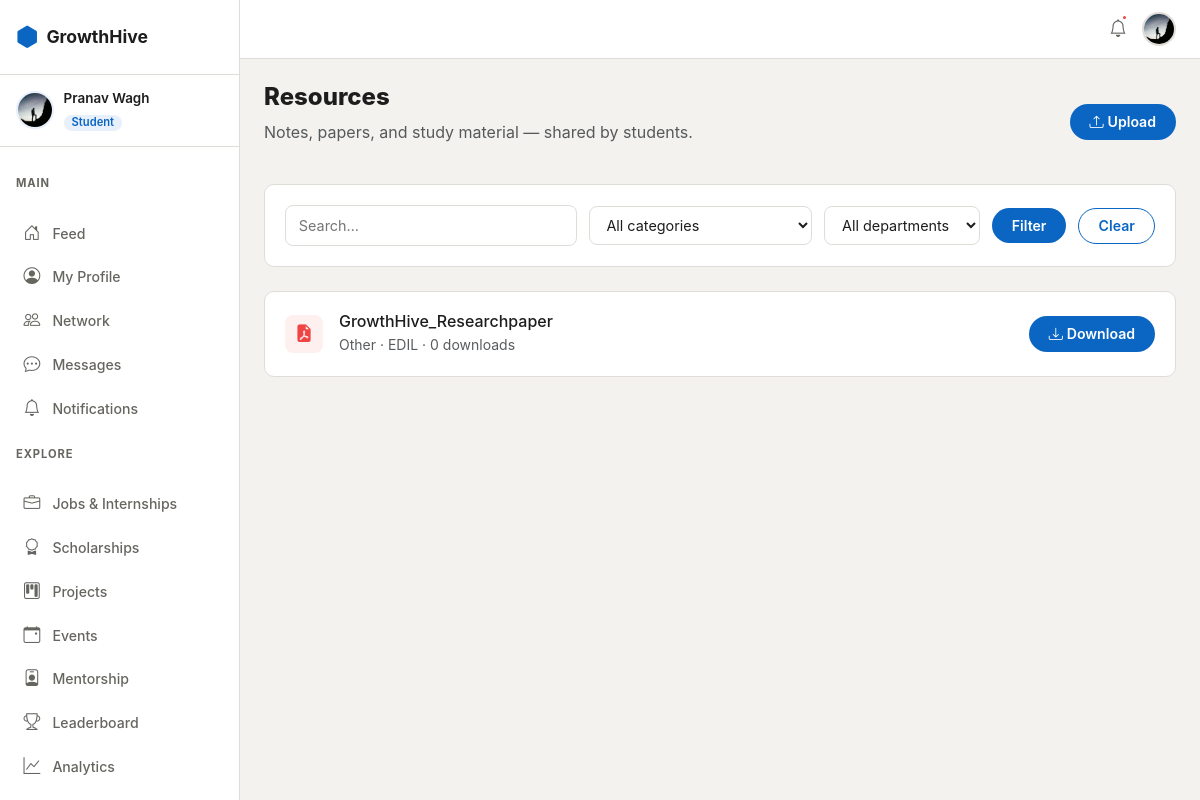
The app's page /resources/ (signed in), older data.
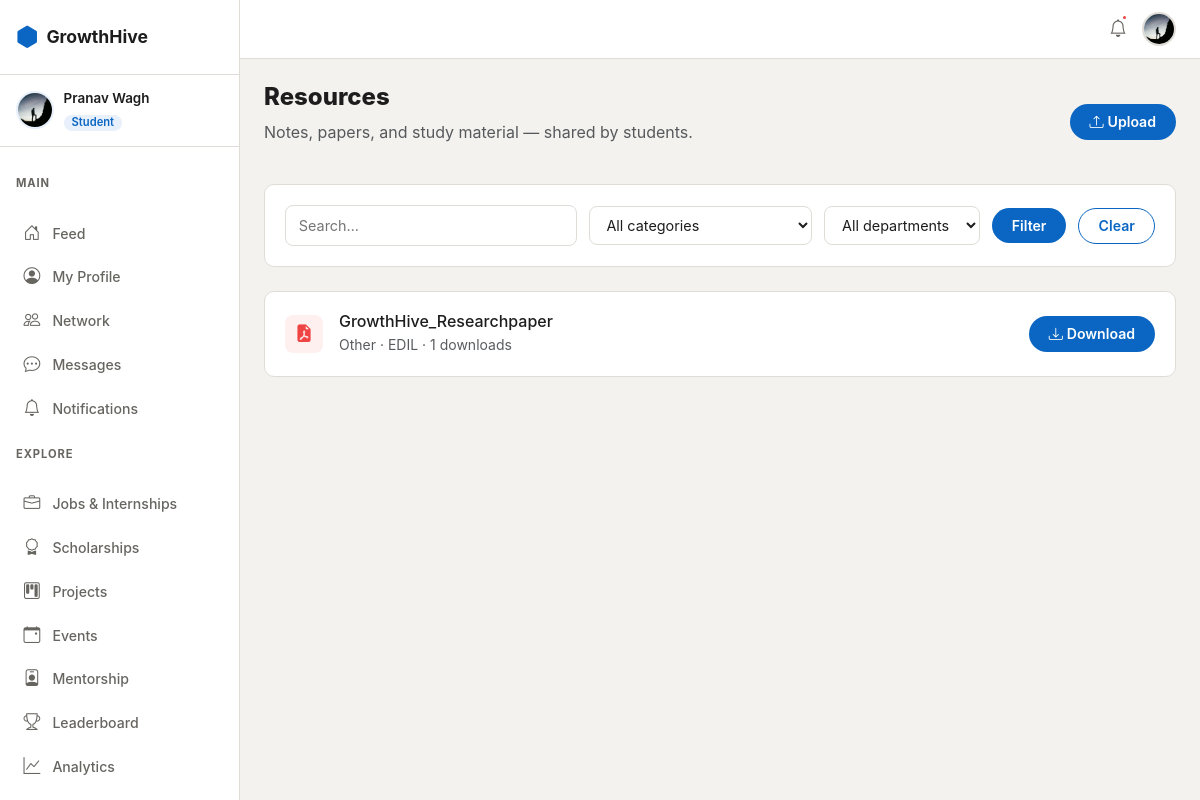
The same page, newer data.
### apps/resources/models.py (models this page shows, shortened)
class Resource(models.Model):
    uploaded_by  = models.ForeignKey(
        settings.AUTH_USER_MODEL, on_delete=models.CASCADE, related_name='resources'
    )
    title        = models.CharField(max_length=200)
    description  = models.TextField(blank=True)
    category     = models.CharField(max_length=30, choices=ResourceCategory.choices, default=ResourceCategory.NOTES)
    department   = models.ForeignKey(
        'accounts.Department', on_delete=models.SET_NULL, null=True, blank=True
    )
    subject      = models.CharField(max_length=200, blank=True)
    file         = models.FileField(upload_to='resources/')
    download_count = models.PositiveIntegerField(default=0)
    created_at   = models.DateTimeField(auto_now_add=True)
    class Meta:
        ordering = ['-created_at']

### apps/resources/views.py (the view)
# urls.py: path('',                    views.resource_list_view,    name='list'),
@student_required
@verified_required
def resource_list_view(request):
    resources = Resource.objects.select_related('uploaded_by', 'department')
    category = request.GET.get('category', '')
    dept     = request.GET.get('dept', '')
    q        = request.GET.get('q', '')
    if category:
        resources = resources.filter(category=category)
    if dept:
        resources = resources.filter(department_id=dept)
    if q:
        resources = resources.filter(title__icontains=q)
    from apps.accounts.models import Department
    departments = Department.objects.all()
    from .models import ResourceCategory
    return render(request, 'resources/list.html', {
        'resources': resources, 'departments': departments,
        'category': category, 'dept': dept, 'q': q,
        'categories': ResourceCategory.choices,
    })

### apps/accounts/models.py (called while the page is built)
    @property
    def is_student(self):
        return self.role == self.Role.STUDENT

    def get_avatar_url(self):
        if self.avatar:
            return self.avatar.url
        return '/static/images/default-avatar.png'

### templates/resources/list.html (shortened to what this page needs)
{% extends 'base.html' %}
{% block content %}
<div class="gh-page-header d-flex align-items-center justify-content-between">
  <div><h1>Resources</h1><p class="text-muted">Notes, papers, and study material — shared by students.</p></div>
  <a href="{% url 'resources:upload' %}" class="btn gh-btn-primary"><i class="bi bi-upload me-1"></i>Upload</a>
</div>
<div class="gh-card mb-4">
  <form method="get" class="gh-filter-form flex-wrap">
    <input type="text" name="q" value="{{ q }}" placeholder="Search…" class="gh-input gh-filter-search"/>
    <select name="category" class="gh-input gh-filter-select">
      <option value="">All categories</option>
    </select>
    <select name="dept" class="gh-input gh-filter-select">
      <option value="">All departments</option>
    </select>
    <button type="submit" class="btn gh-btn-primary">Filter</button>
    <a href="{% url 'resources:list' %}" class="btn gh-btn-outline">Clear</a>
  </form>
</div>
<div class="gh-resources-list">
  {% for res in resources %}
  <div class="gh-card mb-2 d-flex align-items-center gap-3">
    <div class="gh-resource-icon"><i class="bi bi-file-earmark-pdf-fill"></i></div>
    <div class="flex-grow-1">
      <h6 class="mb-0">{{ res.title }}</h6>
      <span class="text-muted small">
        {{ res.get_category_display }}
        {% if res.subject %} · {{ res.subject }}{% endif %}
        · {{ res.download_count }} downloads
      </span>
    </div>
    <a href="{% url 'resources:download' res.pk %}" class="btn gh-btn-primary btn-sm">
      <i class="bi bi-download me-1"></i>Download
    </a>
  </div>
  {% empty %}
  <div class="gh-empty-state"><i class="bi bi-book"></i><h5>No resources yet</h5></div>
  {% endfor %}
</div>
{% endblock %}

Row changes from the older to the newer data that the page shows:
changed Resource "GrowthHive_Researchpaper": download_count "0" → "1"
